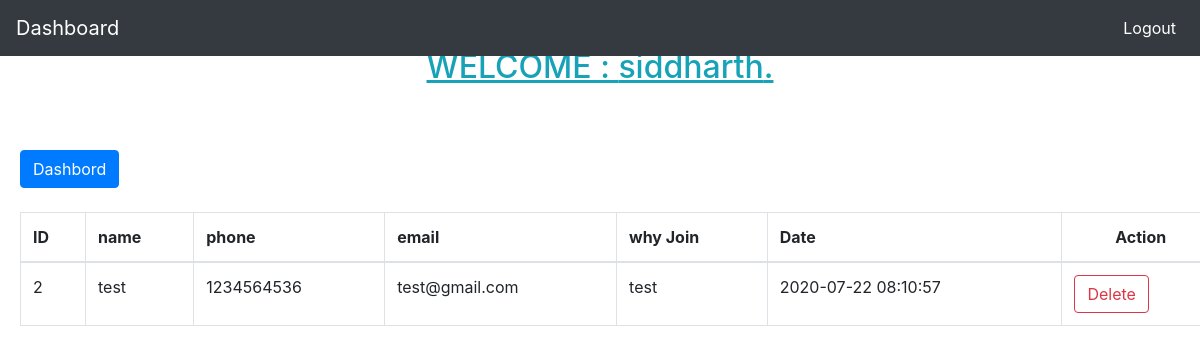
/php/join_users.php (signed in), run on the app's committed database.
### tables this page shows
CREATE TABLE `community` (
  `id` int(11) NOT NULL,
  `name` varchar(255) NOT NULL,
  `email` varchar(255) NOT NULL,
  `phone` int(20) NOT NULL,
  `whyjoin` varchar(255) NOT NULL,
  `Date` timestamp NOT NULL DEFAULT current_timestamp() ON UPDATE current_timestamp()
);

### php/join_users.php (the view, shortened to what this page needs)
<?php
include("./links.php");
include("./admin_nav.php");
if(isset($_POST['search']))
{
$valueToSearch = $_POST['valueToSearch'];
$query = "SELECT * FROM `community` WHERE CONCAT( `name`, `email`, `phone`, `whyjoin`, `Date`) LIKE '%".$valueToSearch."%'";
$search_result = filterTable($query);
}
else {
$query = "SELECT * FROM `community`";
$search_result = filterTable($query);
}
function filterTable($query)
{
$connect = mysqli_connect("localhost", "root", "", "ngo");
$filter_Result = mysqli_query($connect, $query);
return $filter_Result;
}
?>
<h2 class ="text-center text-info mt-5" style="margin-top:6rem;"> <u> WELCOME : <?php echo $_SESSION['user'];?>.</u></h2>
<div class="table-responsive" style="margin-left:20px;margin-right:20px;margin-top:4rem;">
<a  class="btn btn-primary" href="../das.php" role="button">Dashbord</a>
<br/> <br/>
        <table class="table table-bordered">
            <thead>
                    <tr>
                            <th>ID</th>
                            <th>name </th>
                            <th>phone</th>
                            <th>email</th>
                            <th>why Join</th>
                            <th>Date</th>
                            <th class=" text-center"colspan="2">Action</th>
                    </tr>
            </thead>
<tbody>
            <?php while($row = mysqli_fetch_array($search_result)):?>
            <tr>
                <td><?php echo $row['id'];?></td>
                <td><?php echo $row['name'];?></td>
                <td><?php echo $row['phone'];?></td>
                <td><?php echo $row['email'];?></td>
                <td><?php echo $row['whyjoin'];?></td>
                <td><?php echo $row['Date'];?></td>
                <td><a href="<?php echo "deletejoin.php?id=".$row['id'];?>" class="btn btn-outline-danger" onclick="return dele()" role="button" aria-pressed="true">Delete</a></td>
            <?php endwhile;?>
        </tbody>
</table>
</div>

### css/style.css (style rules this page uses)
body { background: #eee; }

### data on the page
community: id "2", name "test", phone "1234564536", email "test@gmail.com", whyjoin "test", Date "2020-07-22 08:10:57"

### other printed values
$_SESSION['user'] "siddharth"
